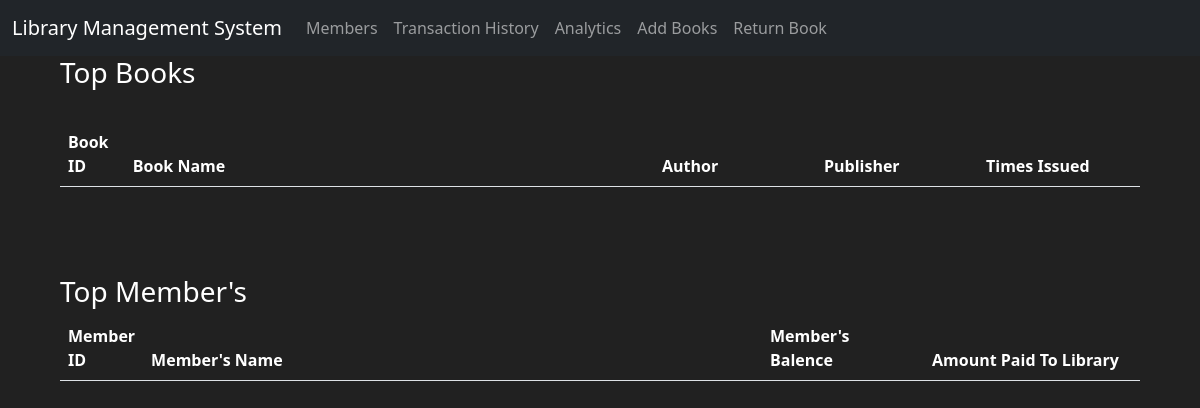
Before: /analytics with the older database file.
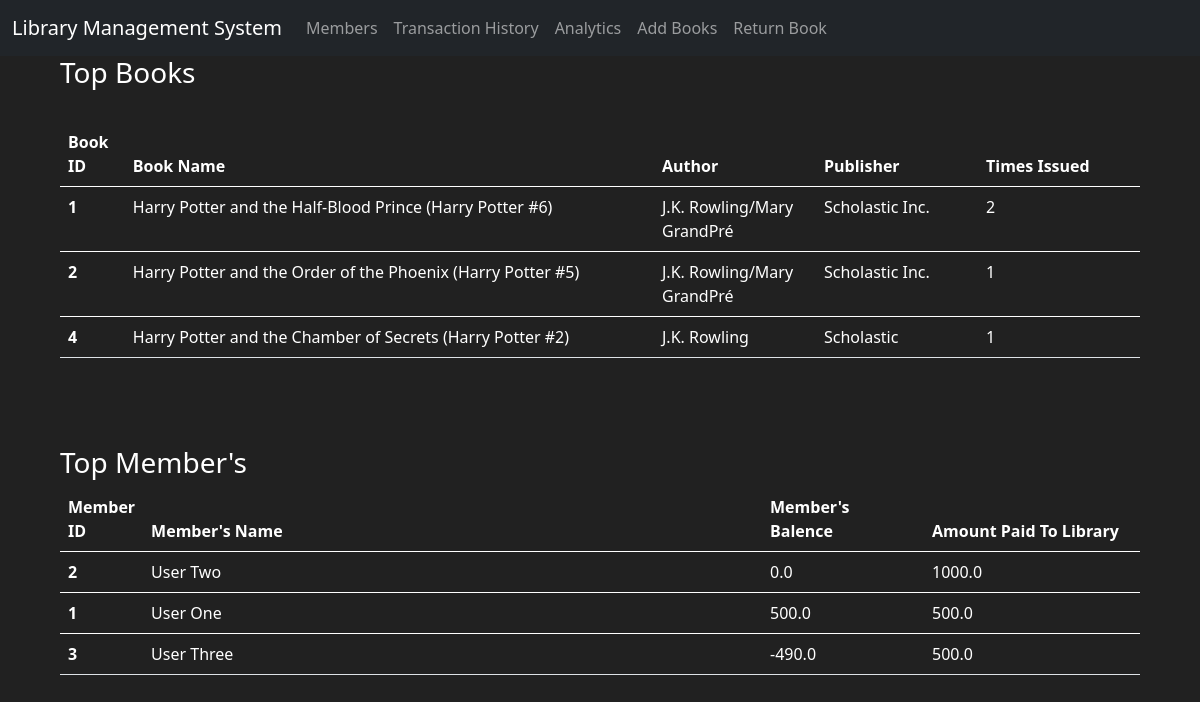
After: the same page with the newer database file.
### helper.py (models this page shows)
class Books(db.Model):
    book_id = db.Column(db.Integer , primary_key = True)
    book_name = db.Column(db.String(150))
    author = db.Column(db.String(75))
    publisher = db.Column(db.String(75))
    quantity = db.Column(db.Integer , default = 1)
    borrower = db.Column(db.Integer , default = -1)
    isbn = db.Column(db.String(15))
    times_issued = db.Column(db.Integer , default = 0)

class Members(db.Model):
    member_id = db.Column(db.Integer , primary_key = True)
    member_name = db.Column(db.String(150))
    member_balance = db.Column(db.Float , default = 1000)
    member_borrowed = db.Column(db.Boolean, default = False)
    library_fees_given = db.Column(db.Float , default = 0)

### app.py (the view)
@app.route('/analytics')
def analytics():
    popular_books = Books.query.order_by(Books.times_issued.desc()).limit(5).all()
    top_spenders  = Members.query.order_by(Members.library_fees_given.desc()).limit(5).all()
    return render_template('analytics.html', books = popular_books , people = top_spenders)

### templates/analytics.html (shortened to what this page needs)
{% extends "base.html" %}  {% block body %}
<div style="width: 90%; margin-left: auto; margin-right: auto">
  <table class="table" style="color: white">
    <h3>Top Books</h3>
    <br />
    <thead>
      <tr>
        <th scope="col" style="width: 6%">Book ID</th>
        <th scope="col">Book Name</th>
        <th scope="col" style="width: 15%">Author</th>
        <th scope="col" style="width: 15%">Publisher</th>
        <th scope="col" style="width: 15%">Times Issued</th>
      </tr>
    </thead>
    {% for book in books %} {% if book.times_issued>=1 %}
    <tbody>
      <tr>
        <th scope="row">{{book.book_id}}</th>
        <td>{{book.book_name}}</td>
        <td>{{book.author}}</td>
        <td>{{book.publisher}}</td>
        <td>{{book.times_issued}}</td>
      </tr>
    </tbody>
    {% endif %} {% endfor %}
  </table>
  <br />
  <br />
  <br />
  <table class="table" style="color: white">
    <h3>Top Member's</h3>
    <thead>
      <tr>
        <th scope="col" style="width: 6%">Member ID</th>
        <th scope="col">Member's Name</th>
        <th scope="col" style="width: 15%">Member's Balence</th>
        <th scope="col" style="width: 20%">Amount Paid To Library</th>
      </tr>
    </thead>
    {% for member in people %}
    <tbody>
      <tr>
        <th scope="row">{{member.member_id}}</th>
        <td>{{member.member_name}}</td>
        <td>{{member.member_balance}}</td>
        <td>{{member.library_fees_given}}</td>
      </tr>
    </tbody>
    {% endfor %}
  </table>
</div>
{% endblock %}

Changed rows visible on the page:
added Books: book_id "1", book_name "Harry Potter and the Half-Blood Prince (Harry Potter #6)", author "J.K. Rowling/Mary GrandPré", publisher "Scholastic Inc.", times_issued "2"
added Books: book_id "2", book_name "Harry Potter and the Order of the Phoenix (Harry Potter #5)", author "J.K. Rowling/Mary GrandPré", publisher "Scholastic Inc.", times_issued "1"
added Books: book_id "4", book_name "Harry Potter and the Chamber of Secrets (Harry Potter #2)", author "J.K. Rowling", publisher "Scholastic", times_issued "1"
added Members: member_id "2", member_name "User Two", member_balance "0.0", library_fees_given "1000.0"
added Members: member_id "1", member_name "User One", member_balance "500.0", library_fees_given "500.0"
added Members: member_id "3", member_name "User Three", member_balance "-490.0", library_fees_given "500.0"
